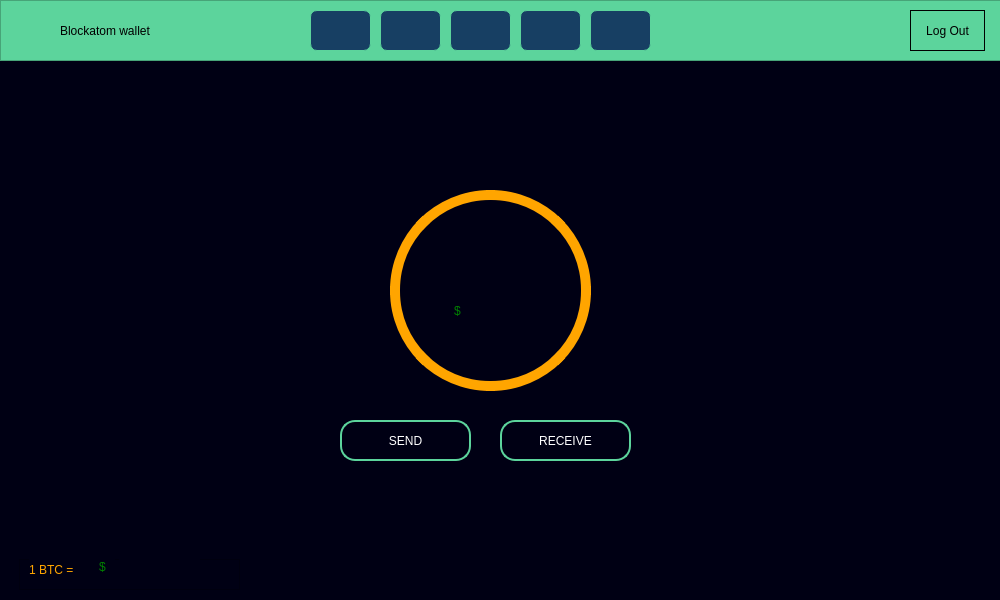
<?xml version="1.0" encoding="UTF-8"?>
<ui version="4.0">
 <class>Dialog</class>
 <widget class="QDialog" name="Dialog">
  <property name="geometry">
   <rect>
    <x>0</x>
    <y>0</y>
    <width>1000</width>
    <height>600</height>
   </rect>
  </property>
  <property name="sizePolicy">
   <sizepolicy hsizetype="Fixed" vsizetype="Fixed">
    <horstretch>0</horstretch>
    <verstretch>0</verstretch>
   </sizepolicy>
  </property>
  <property name="minimumSize">
   <size>
    <width>1000</width>
    <height>600</height>
   </size>
  </property>
  <property name="maximumSize">
   <size>
    <width>1000</width>
    <height>600</height>
   </size>
  </property>
  <property name="sizeIncrement">
   <size>
    <width>1000</width>
    <height>600</height>
   </size>
  </property>
  <property name="windowTitle">
   <string>Dialog</string>
  </property>
  <property name="styleSheet">
   <string notr="true">background-color: rgb(0, 0, 20);</string>
  </property>
  <widget class="QWidget" name="widget" native="true">
   <property name="geometry">
    <rect>
     <x>390</x>
     <y>190</y>
     <width>201</width>
     <height>201</height>
    </rect>
   </property>
   <property name="styleSheet">
    <string notr="true">border: 10px solid orange; /* Light grey */
border-radius: 100%;
width: 300px;
height: 300px;</string>
   </property>
   <widget class="QLabel" name="balance">
    <property name="geometry">
     <rect>
      <x>30</x>
      <y>80</y>
      <width>151</width>
      <height>31</height>
     </rect>
    </property>
    <property name="sizePolicy">
     <sizepolicy hsizetype="Fixed" vsizetype="Fixed">
      <horstretch>0</horstretch>
      <verstretch>0</verstretch>
     </sizepolicy>
    </property>
    <property name="styleSheet">
     <string notr="true">background-color: rgb(250, 126, 58);
color: rgb(251, 155, 40);
font: 18pt &quot;.AppleSystemUIFont&quot;;
background-color: rgb(0, 0, 20);
border: 1px solid rgb(0, 0, 20);</string>
    </property>
    <property name="text">
     <string/>
    </property>
   </widget>
   <widget class="QLabel" name="usdbalance">
    <property name="geometry">
     <rect>
      <x>80</x>
      <y>110</y>
      <width>81</width>
      <height>21</height>
     </rect>
    </property>
    <property name="sizePolicy">
     <sizepolicy hsizetype="Fixed" vsizetype="Fixed">
      <horstretch>0</horstretch>
      <verstretch>0</verstretch>
     </sizepolicy>
    </property>
    <property name="styleSheet">
     <string notr="true">background-color: rgb(250, 126, 58);
color: green;
font: 14pt &quot;MS Shell Dlg 2&quot;;
background-color: rgb(0, 0, 20);
border: 1px solid rgb(0, 0, 20);</string>
    </property>
    <property name="text">
     <string/>
    </property>
   </widget>
   <widget class="QLabel" name="label_3">
    <property name="geometry">
     <rect>
      <x>60</x>
      <y>110</y>
      <width>16</width>
      <height>21</height>
     </rect>
    </property>
    <property name="styleSheet">
     <string notr="true">background-color: rgb(250, 126, 58);
color: green;
font: 14pt &quot;MS Shell Dlg 2&quot;;
background-color: rgb(0, 0, 20);
border: 1px solid rgb(0, 0, 20);</string>
    </property>
    <property name="text">
     <string>$</string>
    </property>
   </widget>
  </widget>
  <widget class="QPushButton" name="sendd_2">
   <property name="geometry">
    <rect>
     <x>340</x>
     <y>420</y>
     <width>131</width>
     <height>41</height>
    </rect>
   </property>
   <property name="styleSheet">
    <string notr="true">color: rgb(255, 255, 255);
font: 11pt &quot;MS Shell Dlg 2&quot;;
border: 2px solid rgb(92, 212, 156);
border-radius: 15px;</string>
   </property>
   <property name="text">
    <string>SEND</string>
   </property>
  </widget>
  <widget class="QPushButton" name="receive">
   <property name="geometry">
    <rect>
     <x>500</x>
     <y>420</y>
     <width>131</width>
     <height>41</height>
    </rect>
   </property>
   <property name="styleSheet">
    <string notr="true">color: rgb(255, 255, 255);
font: 11pt &quot;MS Shell Dlg 2&quot;;
border: 2px solid rgb(92, 212, 156);
border-radius: 15px;</string>
   </property>
   <property name="text">
    <string>RECEIVE</string>
   </property>
  </widget>
  <widget class="QFrame" name="frame_2">
   <property name="geometry">
    <rect>
     <x>19</x>
     <y>559</y>
     <width>221</width>
     <height>31</height>
    </rect>
   </property>
   <property name="frameShape">
    <enum>QFrame::StyledPanel</enum>
   </property>
   <property name="frameShadow">
    <enum>QFrame::Raised</enum>
   </property>
   <widget class="QLabel" name="label_4">
    <property name="geometry">
     <rect>
      <x>10</x>
      <y>0</y>
      <width>71</width>
      <height>21</height>
     </rect>
    </property>
    <property name="styleSheet">
     <string notr="true">border:None;
font: 14pt &quot;PT Mono&quot;;
color: orange;</string>
    </property>
    <property name="text">
     <string>1 BTC =</string>
    </property>
   </widget>
   <widget class="QLabel" name="btcprice">
    <property name="geometry">
     <rect>
      <x>100</x>
      <y>0</y>
      <width>81</width>
      <height>16</height>
     </rect>
    </property>
    <property name="styleSheet">
     <string notr="true">color: green;
font: 14pt &quot;MS Shell Dlg 2&quot;;
border: None;</string>
    </property>
    <property name="text">
     <string/>
    </property>
   </widget>
   <widget class="QLabel" name="btcprice_2">
    <property name="geometry">
     <rect>
      <x>80</x>
      <y>0</y>
      <width>16</width>
      <height>16</height>
     </rect>
    </property>
    <property name="styleSheet">
     <string notr="true">color: green;
font: 14pt &quot;MS Shell Dlg 2&quot;;
border: None;</string>
    </property>
    <property name="text">
     <string>$</string>
    </property>
   </widget>
  </widget>
  <widget class="QFrame" name="frame">
   <property name="geometry">
    <rect>
     <x>0</x>
     <y>0</y>
     <width>1041</width>
     <height>61</height>
    </rect>
   </property>
   <property name="styleSheet">
    <string notr="true">background-color: rgb(92, 212, 156);</string>
   </property>
   <property name="frameShape">
    <enum>QFrame::StyledPanel</enum>
   </property>
   <property name="frameShadow">
    <enum>QFrame::Raised</enum>
   </property>
   <widget class="QLabel" name="label">
    <property name="geometry">
     <rect>
      <x>10</x>
      <y>10</y>
      <width>41</width>
      <height>41</height>
     </rect>
    </property>
    <property name="text">
     <string/>
    </property>
    <property name="pixmap">
     <pixmap>images/logo.png</pixmap>
    </property>
    <property name="scaledContents">
     <bool>true</bool>
    </property>
   </widget>
   <widget class="QLabel" name="label_2">
    <property name="geometry">
     <rect>
      <x>60</x>
      <y>10</y>
      <width>171</width>
      <height>41</height>
     </rect>
    </property>
    <property name="styleSheet">
     <string notr="true">font: 75 14pt &quot;Corbel&quot;;
font: 75 16pt &quot;Microsoft YaHei UI&quot;;</string>
    </property>
    <property name="text">
     <string>Blockatom wallet</string>
    </property>
   </widget>
   <widget class="QPushButton" name="walletbutton">
    <property name="geometry">
     <rect>
      <x>380</x>
      <y>10</y>
      <width>61</width>
      <height>41</height>
     </rect>
    </property>
    <property name="styleSheet">
     <string notr="true">border: 1px solid rgb(92, 212, 156);
background-color: rgb(23, 63, 99);
border-radius: 7px;
color: white;</string>
    </property>
    <property name="text">
     <string/>
    </property>
    <property name="icon">
     <iconset>
      <normaloff>images/wallet.png</normaloff>images/wallet.png</iconset>
    </property>
    <property name="iconSize">
     <size>
      <width>20</width>
      <height>20</height>
     </size>
    </property>
   </widget>
   <widget class="QPushButton" name="sendd">
    <property name="geometry">
     <rect>
      <x>450</x>
      <y>10</y>
      <width>61</width>
      <height>41</height>
     </rect>
    </property>
    <property name="styleSheet">
     <string notr="true">border: 1px solid rgb(92, 212, 156);
background-color: rgb(23, 63, 99);
border-radius: 7px;
color: white;</string>
    </property>
    <property name="text">
     <string/>
    </property>
    <property name="icon">
     <iconset>
      <normaloff>images/rising.png</normaloff>images/rising.png</iconset>
    </property>
    <property name="iconSize">
     <size>
      <width>20</width>
      <height>20</height>
     </size>
    </property>
   </widget>
   <widget class="QPushButton" name="receive_2">
    <property name="geometry">
     <rect>
      <x>520</x>
      <y>10</y>
      <width>61</width>
      <height>41</height>
     </rect>
    </property>
    <property name="styleSheet">
     <string notr="true">border: 1px solid rgb(92, 212, 156);
background-color: rgb(23, 63, 99);
border-radius: 7px;
color: white;</string>
    </property>
    <property name="text">
     <string/>
    </property>
    <property name="icon">
     <iconset>
      <normaloff>images/receive.png</normaloff>images/receive.png</iconset>
    </property>
    <property name="iconSize">
     <size>
      <width>20</width>
      <height>20</height>
     </size>
    </property>
   </widget>
   <widget class="QPushButton" name="settings">
    <property name="geometry">
     <rect>
      <x>590</x>
      <y>10</y>
      <width>61</width>
      <height>41</height>
     </rect>
    </property>
    <property name="styleSheet">
     <string notr="true">border: 1px solid rgb(92, 212, 156);
background-color: rgb(23, 63, 99);
border-radius: 7px;
color: white;</string>
    </property>
    <property name="text">
     <string/>
    </property>
    <property name="icon">
     <iconset>
      <normaloff>images/setting.png</normaloff>images/setting.png</iconset>
    </property>
    <property name="iconSize">
     <size>
      <width>20</width>
      <height>20</height>
     </size>
    </property>
   </widget>
   <widget class="QPushButton" name="logout">
    <property name="geometry">
     <rect>
      <x>910</x>
      <y>10</y>
      <width>75</width>
      <height>41</height>
     </rect>
    </property>
    <property name="styleSheet">
     <string notr="true">border: 1px solid black;
font: 9pt &quot;MS Shell Dlg 2&quot;;</string>
    </property>
    <property name="text">
     <string>Log Out</string>
    </property>
   </widget>
   <widget class="QPushButton" name="home">
    <property name="geometry">
     <rect>
      <x>310</x>
      <y>10</y>
      <width>61</width>
      <height>41</height>
     </rect>
    </property>
    <property name="styleSheet">
     <string notr="true">border: 1px solid rgb(92, 212, 156);
background-color: rgb(23, 63, 99);
border-radius: 7px;
color: white;</string>
    </property>
    <property name="text">
     <string/>
    </property>
    <property name="icon">
     <iconset>
      <normaloff>images/user.png</normaloff>images/user.png</iconset>
    </property>
    <property name="iconSize">
     <size>
      <width>20</width>
      <height>20</height>
     </size>
    </property>
   </widget>
  </widget>
 </widget>
 <resources/>
 <connections/>
</ui>
